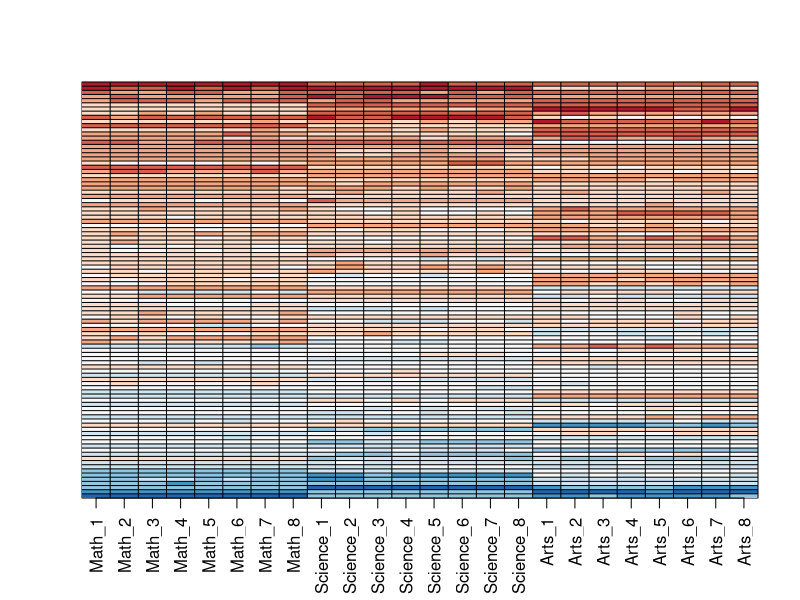
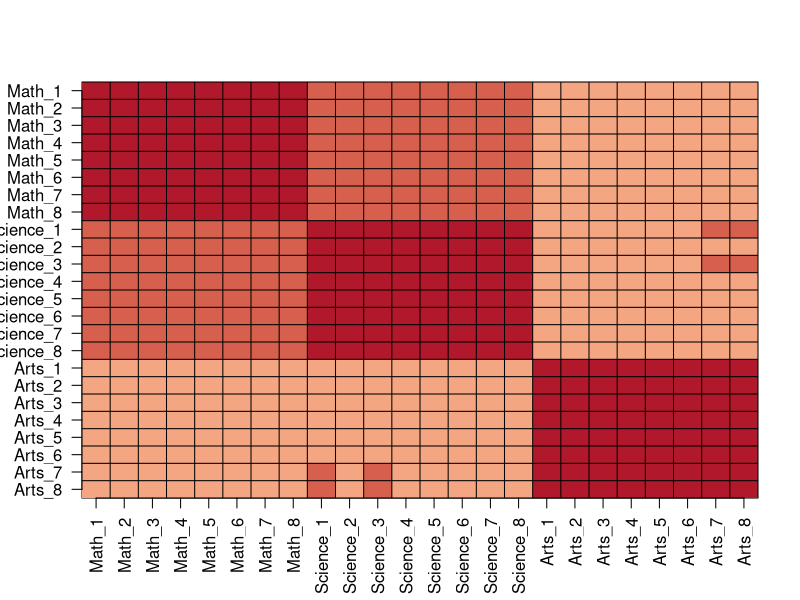
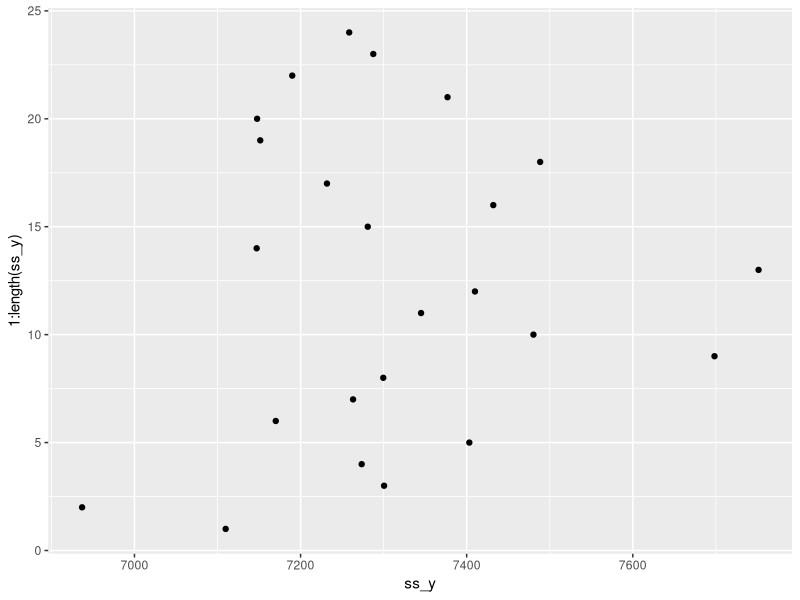
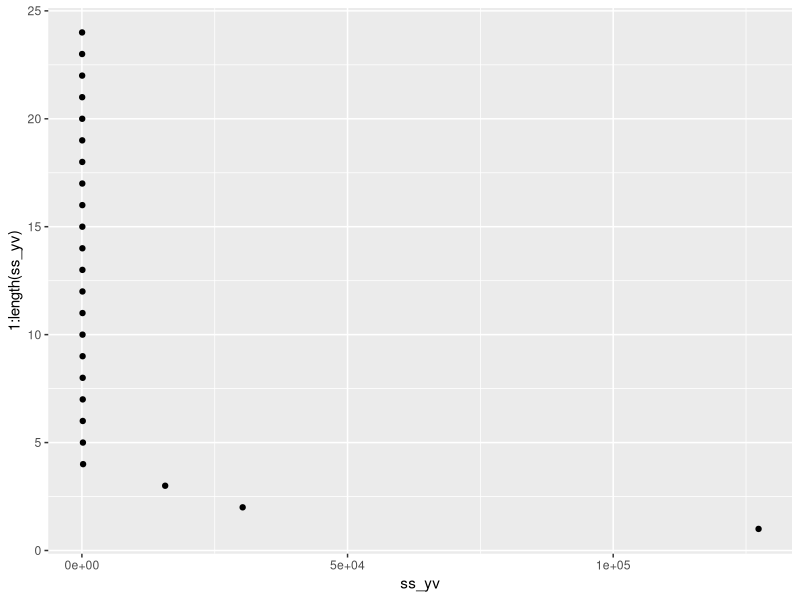
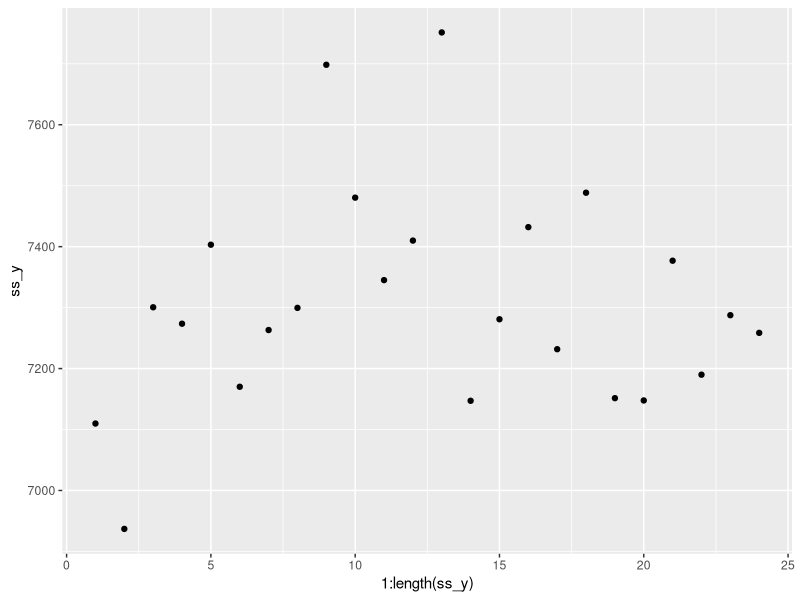
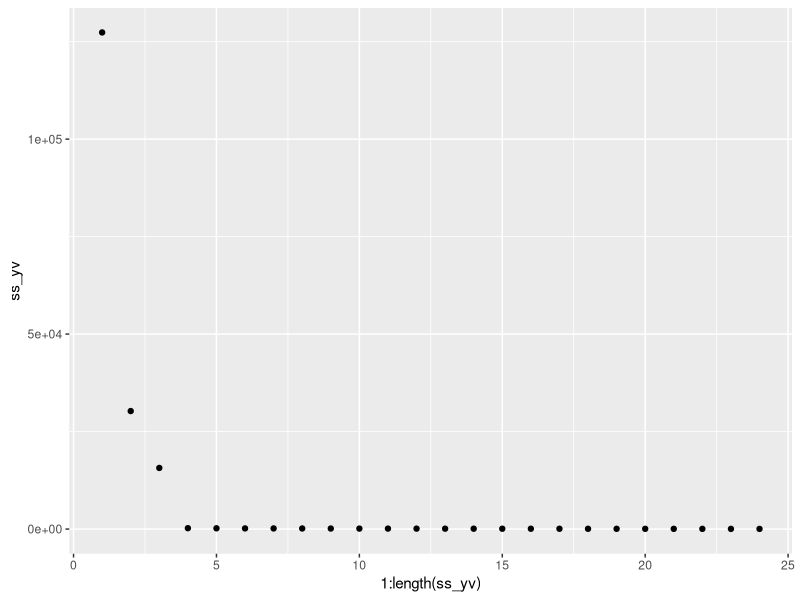
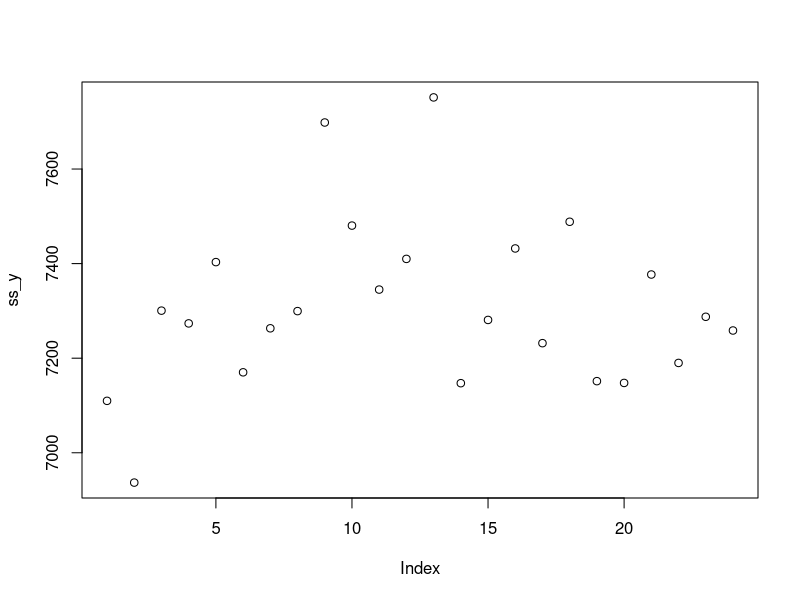
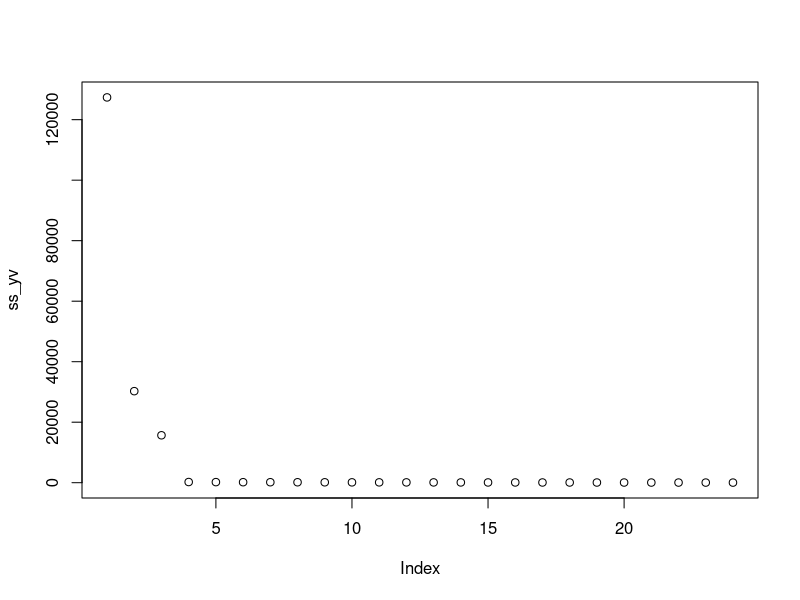

Generate these figures, in order, with R: (Note: this script raises an error after producing the figures.)
library(tidyverse)

set.seed(1987, sample.kind="Rounding")
n <- 100
k <- 8
Sigma <- 64  * matrix(c(1, .75, .5, .75, 1, .5, .5, .5, 1), 3, 3) 
m <- MASS::mvrnorm(n, rep(0, 3), Sigma)
m <- m[order(rowMeans(m), decreasing = TRUE),]
y <- m %x% matrix(rep(1, k), nrow = 1) + matrix(rnorm(matrix(n*k*3)), n, k*3)
colnames(y) <- c(paste(rep("Math",k), 1:k, sep="_"),
                 paste(rep("Science",k), 1:k, sep="_"),
                 paste(rep("Arts",k), 1:k, sep="_"))


#Q1
my_image <- function(x, zlim = range(x), ...){
  colors = rev(RColorBrewer::brewer.pal(9, "RdBu"))
  cols <- 1:ncol(x)
  rows <- 1:nrow(x)
  image(cols, rows, t(x[rev(rows),,drop=FALSE]), xaxt = "n", yaxt = "n",
        xlab="", ylab="",  col = colors, zlim = zlim, ...)
  abline(h=rows + 0.5, v = cols + 0.5)
  axis(side = 1, cols, colnames(x), las = 2)
}

my_image(y)

#Q2
my_image(cor(y), zlim = c(-1,1))
range(cor(y))
axis(side = 2, 1:ncol(y), rev(colnames(y)), las = 2)

#Q3
s <- svd(y)
names(s)

y_svd <- s$u %*% diag(s$d) %*% t(s$v)
max(abs(y - y_svd))

ss_y <- apply(y, 2, FUN = function(x) sum(x^2))

ss_yv <- apply((y %*% s$v), 2, FUN = function(x) sum(x^2))
  
round(sum(ss_y)) == round(sum (ss_yv))
  
print(sum(ss_y))

#a bit easier by Harvards:
ss_y <- apply(y^2, 2, sum)
ss_yv <- apply((y%*%s$v)^2, 2, sum)
sum(ss_y)
sum(ss_yv)

#Q4
qplot(ss_y, 1:length(ss_y))
qplot(ss_yv, 1:length(ss_yv))

#or?
qplot(1:length(ss_y), ss_y)
qplot(1:length(ss_yv), ss_yv)

#Second option is correct, but I should know about function:
plot(ss_y) 
plot(ss_yv)

#Q5
qplot(s$d, sqrt(ss_yv))

#Q6
sum(ss_yv[1:3])/sum(ss_yv)
#in Harvards solution it is squared, but result is exactly the same
sum(s$d[1:3]^2) / sum(s$d^2)

#Q7
identical(s$u %*% diag(s$d), sweep(s$u, 2, s$d, FUN = "*"))


#Q8
y_av <- rowMeans(y)
ud <- sweep(s$u, 2, s$d, FUN = "*")

qplot(y_av, ud[,1])

#harvards answer:
plot(s$u[,1]*s$d[1], rowMeans(y))


#Q9
my_image(s$v)


#Q10
plot(s$u[,1], ylim = c(-0.3, 0.3))
plot(t(s$v)[1,], ylim = c(-0.3, 0.3))

svd <- s$u[,1,drop=FALSE] * s$d[1] %*% t(s$v)[1,, drop = FALSE]
my_image(svd)
my_image(y)

#Harvards solution is interesting:
plot(s$u[,1], ylim = c(-0.25, 0.25))
plot(s$v[,1], ylim = c(-0.25, 0.25))
with(s, my_image((u[, 1, drop=FALSE]*d[1]) %*% t(v[, 1, drop=FALSE])))
my_image(y)


#Q11
resid <- y - with(s,(u[, 1, drop=FALSE]*d[1]) %*% t(v[, 1, drop=FALSE]))
my_image(cor(resid), zlim = c(-1,1))
axis(side = 2, 1:ncol(y), rev(colnames(y)), las = 2)

plot(s$u[,2], ylim = c(-0.5, 0.5))
plot(s$v[,2], ylim = c(-0.5, 0.5))
with(s, my_image((u[, 2, drop=FALSE]*d[2]) %*% t(v[, 2, drop=FALSE])))
my_image(y)

resid <- y - with(s,(u[, 2, drop=FALSE]*d[2]) %*% t(v[, 2, drop=FALSE]))
my_image(cor(resid), zlim = c(-1,1))
axis(side = 2, 1:ncol(y), rev(colnames(y)), las = 2)

#Q12
sum(s$d[1]^2)/sum(s$d^2) * 100
sum(s$d[2]^2)/sum(s$d^2) * 100
sum(s$d[3]^2)/sum(s$d^2) * 100
sum(s$d[1:2]^2)/sum(s$d^2) * 100
sum(s$d[1:3]^2)/sum(s$d^2) * 100

resid <- y - with(s,sweep(u[, 1:2], 2, d[1:2], FUN="*") %*% t(v[, 1:2]))
my_image(cor(resid), zlim = c(-1,1))
axis(side = 2, 1:ncol(y), rev(colnames(y)), las = 2)

plot(s$u[,3], ylim = c(-0.5, 0.5))
plot(s$v[,3], ylim = c(-0.5, 0.5))
with(s, my_image((u[, 3, drop=FALSE]*d[3]) %*% t(v[, 3, drop=FALSE])))
my_image(resid)

#Q13
resid <- y - with(s,sweep(u[, 1:3], 2, d[1:3], FUN="*") %*% t(v[, 1:3]))
my_image(cor(resid), zlim = c(-1,1))
axis(side = 2, 1:ncol(y), rev(colnames(y)), las = 2)

my_image(y, zlim = c(min(y),max(y)))

with(s, my_image(sweep(u[, 1:3], 2, d[1:3], FUN="*") %*% t(v[, 1:3]), zlim = c(min(y),max(y))))

resid <- y - with(s,sweep(u[, 1:3], 2, d[1:3], FUN="*") %*% t(v[, 1:3]))
my_image(cor(resid), zlim = c(min(y),max(y)))
axis(side = 2, 1:ncol(y), rev(colnames(y)), las = 2)


#Harvard's answer is better:
y_hat <- with(s,sweep(u[, 1:3], 2, d[1:3], FUN="*") %*% t(v[, 1:3]))
my_image(y, zlim = range(y))
my_image(y_hat, zlim = range(y))
my_image(y - y_hat, zlim = range(y))
